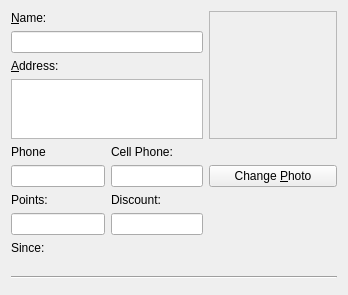
<?xml version="1.0" encoding="UTF-8"?>
<ui version="4.0">
 <class>clientEditor</class>
 <widget class="QWidget" name="clientEditor">
  <property name="geometry">
   <rect>
    <x>0</x>
    <y>0</y>
    <width>348</width>
    <height>295</height>
   </rect>
  </property>
  <property name="windowTitle">
   <string>Form</string>
  </property>
  <layout class="QGridLayout" name="gridLayout">
   <item row="0" column="0">
    <widget class="QLabel" name="label_14">
     <property name="text">
      <string>&amp;Name:</string>
     </property>
     <property name="buddy">
      <cstring>editClientName</cstring>
     </property>
    </widget>
   </item>
   <item row="0" column="2" rowspan="4">
    <widget class="QLabel" name="labelClientPhoto">
     <property name="sizePolicy">
      <sizepolicy hsizetype="Maximum" vsizetype="Maximum">
       <horstretch>0</horstretch>
       <verstretch>0</verstretch>
      </sizepolicy>
     </property>
     <property name="minimumSize">
      <size>
       <width>128</width>
       <height>128</height>
      </size>
     </property>
     <property name="frameShape">
      <enum>QFrame::StyledPanel</enum>
     </property>
     <property name="frameShadow">
      <enum>QFrame::Sunken</enum>
     </property>
     <property name="text">
      <string/>
     </property>
     <property name="alignment">
      <set>Qt::AlignCenter</set>
     </property>
    </widget>
   </item>
   <item row="1" column="0" colspan="2">
    <widget class="MibitLineEdit" name="editClientName"/>
   </item>
   <item row="2" column="0">
    <widget class="QLabel" name="label_16">
     <property name="text">
      <string>&amp;Address:</string>
     </property>
     <property name="buddy">
      <cstring>editClientAddress</cstring>
     </property>
    </widget>
   </item>
   <item row="3" column="0" colspan="2">
    <widget class="QTextEdit" name="editClientAddress">
     <property name="maximumSize">
      <size>
       <width>16777215</width>
       <height>60</height>
      </size>
     </property>
     <property name="tabChangesFocus">
      <bool>true</bool>
     </property>
     <property name="acceptRichText">
      <bool>false</bool>
     </property>
    </widget>
   </item>
   <item row="4" column="0">
    <widget class="QLabel" name="label_17">
     <property name="text">
      <string>Phone</string>
     </property>
     <property name="buddy">
      <cstring>editClientPhone</cstring>
     </property>
    </widget>
   </item>
   <item row="4" column="1">
    <widget class="QLabel" name="label_18">
     <property name="text">
      <string>Cell Phone:</string>
     </property>
     <property name="buddy">
      <cstring>editClientCell</cstring>
     </property>
    </widget>
   </item>
   <item row="5" column="0">
    <widget class="MibitLineEdit" name="editClientPhone">
     <property name="minimumSize">
      <size>
       <width>94</width>
       <height>0</height>
      </size>
     </property>
     <property name="maximumSize">
      <size>
       <width>100</width>
       <height>16777215</height>
      </size>
     </property>
    </widget>
   </item>
   <item row="5" column="1">
    <widget class="MibitLineEdit" name="editClientCell">
     <property name="maximumSize">
      <size>
       <width>100</width>
       <height>16777215</height>
      </size>
     </property>
    </widget>
   </item>
   <item row="5" column="2">
    <widget class="QPushButton" name="btnChangeClientPhoto">
     <property name="text">
      <string>Change &amp;Photo</string>
     </property>
    </widget>
   </item>
   <item row="6" column="0">
    <widget class="QLabel" name="label">
     <property name="text">
      <string>Points:</string>
     </property>
    </widget>
   </item>
   <item row="6" column="1">
    <widget class="QLabel" name="label_2">
     <property name="text">
      <string>Discount:</string>
     </property>
    </widget>
   </item>
   <item row="7" column="0">
    <widget class="MibitLineEdit" name="editClientPoints">
     <property name="minimumSize">
      <size>
       <width>94</width>
       <height>0</height>
      </size>
     </property>
     <property name="maximumSize">
      <size>
       <width>100</width>
       <height>16777215</height>
      </size>
     </property>
    </widget>
   </item>
   <item row="7" column="1">
    <widget class="MibitLineEdit" name="editClientDiscount">
     <property name="maximumSize">
      <size>
       <width>100</width>
       <height>16777215</height>
      </size>
     </property>
    </widget>
   </item>
   <item row="8" column="0">
    <widget class="QLabel" name="label_3">
     <property name="text">
      <string>Since:</string>
     </property>
    </widget>
   </item>
   <item row="9" column="0" colspan="2">
    <widget class="KDateWidget" name="sinceDatePicker"/>
   </item>
   <item row="10" column="0" colspan="3">
    <widget class="Line" name="line">
     <property name="orientation">
      <enum>Qt::Horizontal</enum>
     </property>
    </widget>
   </item>
   <item row="11" column="0">
    <spacer name="verticalSpacer">
     <property name="orientation">
      <enum>Qt::Vertical</enum>
     </property>
     <property name="sizeType">
      <enum>QSizePolicy::Minimum</enum>
     </property>
     <property name="sizeHint" stdset="0">
      <size>
       <width>20</width>
       <height>5</height>
      </size>
     </property>
    </spacer>
   </item>
  </layout>
 </widget>
 <customwidgets>
  <customwidget>
   <class>KDateWidget</class>
   <extends>QWidget</extends>
   <header>kdatewidget.h</header>
  </customwidget>
  <customwidget>
   <class>MibitLineEdit</class>
   <extends>QLineEdit</extends>
   <header>../../../mibitWidgets/mibitlineedit.h</header>
  </customwidget>
 </customwidgets>
 <tabstops>
  <tabstop>editClientName</tabstop>
  <tabstop>editClientAddress</tabstop>
  <tabstop>editClientPhone</tabstop>
  <tabstop>editClientCell</tabstop>
  <tabstop>editClientPoints</tabstop>
  <tabstop>editClientDiscount</tabstop>
  <tabstop>btnChangeClientPhoto</tabstop>
 </tabstops>
 <resources/>
 <connections/>
</ui>
